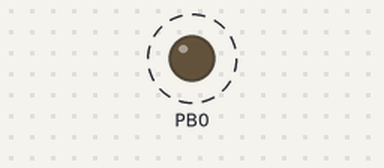
The program below on a simulated ATmega32, built with avr-gcc and emulated at 1 MHz. On the bench: output pins drawn as LEDs (lit = HIGH). Dashed ring = blinking.

Above: at 0.5 s.
Timing chart, 0 to 4.6 s (numbered marks = the images above):
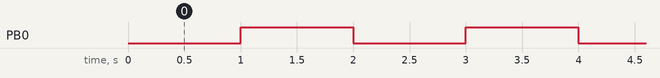

Measured:
- by itself, PB0: alternates HIGH for 1.0 s and LOW for 1.0 s

The program:

main.c
```c
/*
 * led.c
 *
 * Created: 21-06-2018 23:18:49
 * Author : Prakash Saini
 */
#define F_CPU 1000000UL
#include <avr/io.h>
#include <util/delay.h>

void Delay(void){
   while(TCNT1<15625);
   TCNT1 -=15625;

}


int main(void)
{
	DDRB |=(1<<PINB0);
	TCCR1B=(1<<CS10)|(1<<CS11);
    /* Replace with your application code */
    while (1)
    {
		PORTB &=0xFE;
		Delay();
		PORTB |=0x01;
		Delay();
    }
}
```
